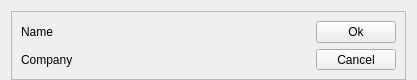
<?xml version="1.0" encoding="UTF-8"?>
<ui version="4.0">
 <class>RequestWidget</class>
 <widget class="QWidget" name="RequestWidget">
  <property name="geometry">
   <rect>
    <x>0</x>
    <y>0</y>
    <width>417</width>
    <height>80</height>
   </rect>
  </property>
  <property name="minimumSize">
   <size>
    <width>0</width>
    <height>80</height>
   </size>
  </property>
  <property name="maximumSize">
   <size>
    <width>16777215</width>
    <height>80</height>
   </size>
  </property>
  <property name="windowTitle">
   <string>Form</string>
  </property>
  <layout class="QGridLayout" name="gridLayout">
   <property name="bottomMargin">
    <number>0</number>
   </property>
   <item row="0" column="0">
    <widget class="QFrame" name="frame">
     <property name="frameShape">
      <enum>QFrame::StyledPanel</enum>
     </property>
     <property name="frameShadow">
      <enum>QFrame::Raised</enum>
     </property>
     <layout class="QGridLayout" name="gridLayout_2">
      <item row="0" column="0">
       <widget class="QLabel" name="nameLabel">
        <property name="text">
         <string>Name</string>
        </property>
       </widget>
      </item>
      <item row="1" column="0">
       <widget class="QLabel" name="companyLabel">
        <property name="text">
         <string>Company</string>
        </property>
       </widget>
      </item>
      <item row="1" column="3">
       <widget class="QPushButton" name="cancelButton">
        <property name="text">
         <string>Cancel</string>
        </property>
       </widget>
      </item>
      <item row="0" column="3">
       <widget class="QPushButton" name="okButton">
        <property name="text">
         <string>Ok</string>
        </property>
       </widget>
      </item>
      <item row="0" column="1" rowspan="2">
       <spacer name="horizontalSpacer">
        <property name="orientation">
         <enum>Qt::Horizontal</enum>
        </property>
        <property name="sizeHint" stdset="0">
         <size>
          <width>40</width>
          <height>20</height>
         </size>
        </property>
       </spacer>
      </item>
     </layout>
    </widget>
   </item>
  </layout>
 </widget>
 <resources/>
 <connections/>
</ui>
